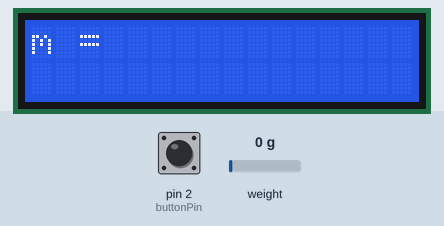
Simulated run of this sketch. Board: Arduino Uno, built with avr-gcc and run on an emulated ATmega328P. Parts: 16×2 character LCD. The test bench sets the inputs (shaded band); at power-on: weight on the scale 0 g, pin 2 (buttonPin) LOW. What the sketch prints to the serial monitor is not drawn.

Above: at 3.1 s.
At 7.7 s:
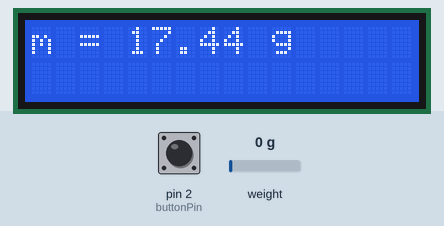
7.8 s: weight on the scale set to 100 g
At 12.3 s:
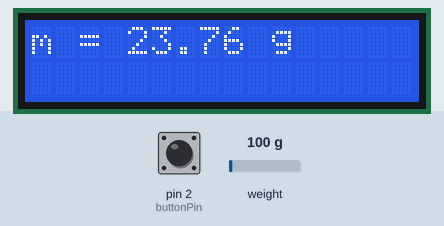
12.6 s: weight on the scale set to 1250 g
At 15.7 s:
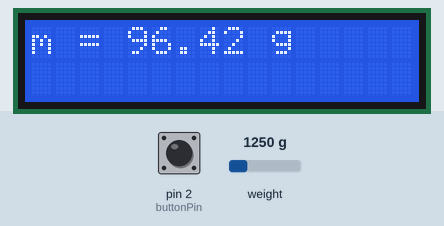
16.7 s: weight on the scale set to 2500 g
At 20.2 s:
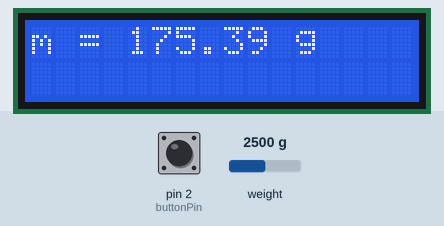
Timing chart, 0 to 21.7 s (numbered marks = the images above; inputs shaded):
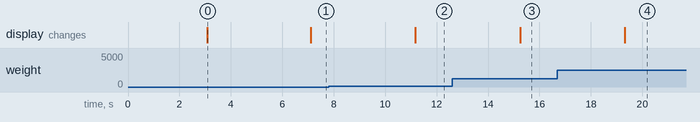

The sketch:

bascula.ino
```cpp
// ==================================================================================================
//      Sensor HX711 zur Auwertung eines Waagesensors mit einer Auflösung von zumindest 0,01 g
// ==================================================================================================

#include <LiquidCrystal_I2C.h>
#include <Wire.h>


LiquidCrystal_I2C lcd(0x27,16,2);  // set the LCD address to 0x27 for a 16 chars and 2 line display

// Anschlüsse:
// GND - GND
// VCC - 5V
// SDA - ANALOG Pin 4
// SCL - ANALOG pin 5

#include <HX711.h>

HX711 scale(A1, A0);

long Rohwert;                // vom HX711 gelieferter Rohwert
long offset = -115920;   // offset
float Scale = 6647.4;     // scale
float Masse;                  // berechnete Masse in g

const int buttonPin = 2;     // the number of the pushbutton pin
int buttonState = 0;         // variable for reading the pushbutton status


// =====================
// ======= SETUP =======
// =====================

void setup()
   {
    Serial.begin(115200);

    scale.set_gain(128);   // A-Kanal: gain = 64 oder 128; B-Kanal: fix 32

    pinMode(buttonPin, INPUT);

    lcd.init();                      // initialize the lcd

    // Print a message to the LCD.
    lcd.backlight();
    lcd.setCursor(4,0);
    lcd.print("mg-Waage");

    delay(3000);

    lcd.setCursor(4,0);
    lcd.print("        ");
    lcd.setCursor(0,0);
    lcd.print("m = ");
   }


// ============================
// ======= HAUPTSCHLEIFE ======
// ============================

void loop()
   {
    buttonState = digitalRead(buttonPin);    // button for new tara (offset)

    if (buttonState == HIGH)
       {
        scale.read_average(20);
        offset = scale.read_average(20);   // Einlesen von 20 Rohwerten zur Ermittlung des tara (offset)
       }

    scale.read_average(20);
    Rohwert = scale.read_average(20);   // Einlesen von 20 Rohwerten

    Masse = (Rohwert - offset) / Scale;  // Berechnung der Masse in g

    /*
    Serial.print("Wert = ");
    Serial.println(Rohwert);
    */

    Serial.print("Masse = ");
    Serial.println(Masse,2);


    lcd.setCursor(4,0);
    lcd.print("            ");
    lcd.setCursor(4,0);
    lcd.print(Masse,2);
    lcd.print(" g");

    delay(50);
   }
```

Measured:
- after the input at 7.8 s, the display: changes after 3.4 s (image 2)
- after the input at 12.6 s, the display: changes after 2.6 s (image 3)
- after the input at 16.7 s, the display: changes after 2.6 s (image 4)
- what the display in image 0 shows lasts 4.0 s, from 3.1 s to 7.1 s
